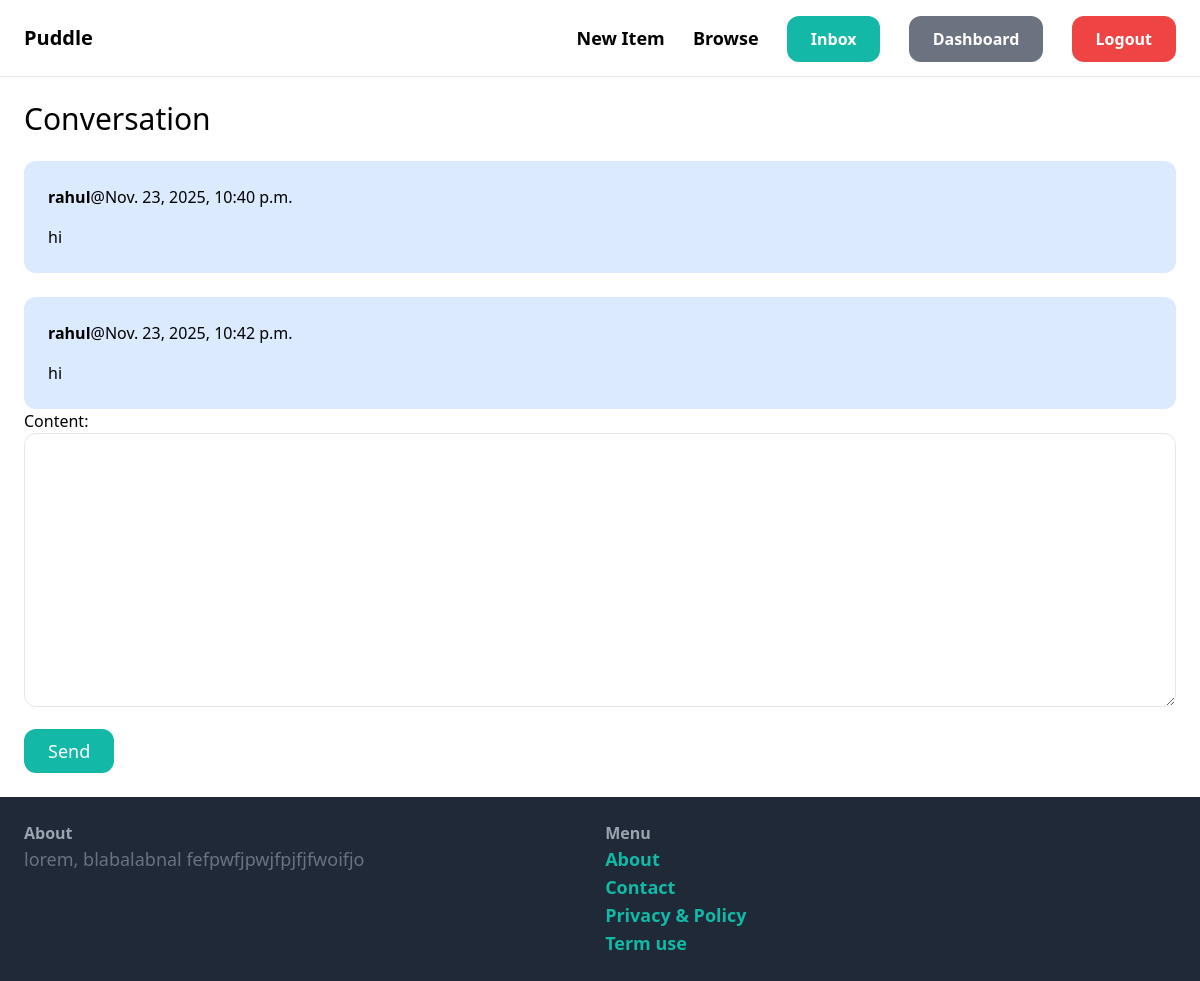
The app's page /inbox/5/ (signed in) with its own data.
### conversation/models.py (models this page shows)
class ConversationMessage(models.Model):
    conversation = models.ForeignKey(Conversation, related_name='messages', on_delete=models.CASCADE)
    content = models.TextField()
    created_at = models.DateTimeField(auto_now_add=True)
    created_by = models.ForeignKey(User, related_name='created_messages', on_delete=models.CASCADE)

### conversation/views.py (the view)
# urls.py: path('<int:pk>/', views.details, name='details'),
@login_required
def details(request, pk):
    conversation = get_object_or_404(
        Conversation.objects.filter(members__in=[request.user.id]),
        pk=pk
    )
    if request.method == "POST":
        form = ConversationMessageForm(request.POST)
        if form.is_valid():
            conversation_message = form.save(commit=False)
            conversation_message.conversation = conversation
            conversation_message.created_by = request.user
            conversation_message.save()
            return redirect('conversation:details',pk=pk)
    else:
        form = ConversationMessageForm()
    return render(request, 'conversation/details.html', {
        'conversation': conversation,
        'form':form
    })

### conversation/forms.py
class ConversationMessageForm(forms.ModelForm):
    class Meta:
        model = ConversationMessage
        fields =('content',)
        widgets = {
            'content': forms.Textarea(attrs={
                'class': 'w-full py-4 px-6 rounded-xl border'
            })
        }

### conversation/templates/conversation/details.html (shortened to what this page needs)
{% extends "core/base.html" %}
{% block content %}
  <h1 class="mb-6 text-3xl">Conversation</h1>
  <div class="space-y-6">
    {% for message in conversation.messages.all %}
        <div class="p-6 flex {% if message.created_by == request.user %}bg-blue-100 {% else %}bg-gray-400{% endif %}rounded-xl">
            <div>
                <p class="mb-4"><strong>{{ message.created_by.username }}</strong>@{{ message.created_at }}</p>
                <p>{{ message.content }}</p>
            </div>
        </div>
    {% endfor %}
  </div>
<form action="." method="POST">
    {{form.as_p}}
    <button class="py-2 mt-4 px-6 text-lg bg-teal-500 hove:bg-teal-700 rounded-xl text-white">Send</button>
</form>
{% endblock content %}

### records on screen
ConversationMessage: created_by.username "rahul", created_at "Nov. 23, 2025, 10:40 p.m.", content "hi"
ConversationMessage: created_by.username "rahul", created_at "Nov. 23, 2025, 10:42 p.m.", content "hi"
